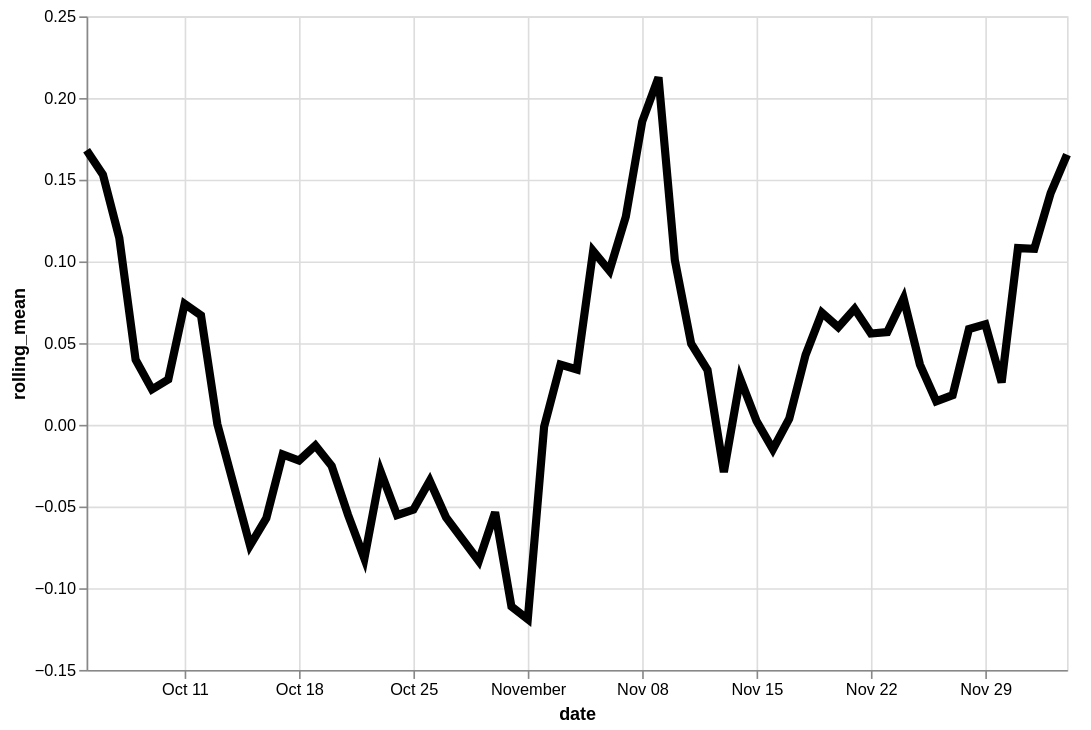

This figure's Vega-Lite source:
### Vega-Lite specification from a JSON file in a GitHub repository (floating-point values rounded to 4 significant figures)
{"config": {"view": {"continuousWidth": 400, "continuousHeight": 300}}, "data": {"name": "data-a7b85c5e48a7c9f526568fac05d822f5"}, "mark": {"type": "line", "color": "black", "size": 5}, "encoding": {"x": {"type": "temporal", "field": "date"}, "y": {"type": "quantitative", "field": "rolling_mean"}}, "height": 400, "transform": [{"window": [{"op": "mean", "field": "residual", "as": "rolling_mean"}], "frame": [-4, 3]}], "width": 600, "$schema": "https://vega.github.io/schema/vega-lite/v4.8.1.json", "datasets": {"data-a7b85c5e48a7c9f526568fac05d822f5": [{"date": "2020-10-05", "residual": -0.05465}, {"date": "2020-10-06", "residual": -0.2164}, {"date": "2020-10-07", "residual": 0.1165}, {"date": "2020-10-08", "residual": 0.8267}, {"date": "2020-10-09", "residual": 0.093}, {"date": "2020-10-10", "residual": -0.07884}, {"date": "2020-10-11", "residual": -0.4075}, {"date": "2020-10-12", "residual": -0.1054}, {"date": "2020-10-13", "residual": -0.005585}, {"date": "2020-10-15", "residual": 0.1536}, {"date": "2020-10-16", "residual": 0.06007}, {"date": "2020-10-17", "residual": 0.2949}, {"date": "2020-10-18", "residual": -0.502}, {"date": "2020-10-19", "residual": 0.05507}, {"date": "2020-10-20", "residual": -0.09599}, {"date": "2020-10-21", "residual": -0.1348}, {"date": "2020-10-22", "residual": 0.06843}, {"date": "2020-10-23", "residual": 0.05242}, {"date": "2020-10-24", "residual": -0.1786}, {"date": "2020-10-25", "residual": 0.08088}, {"date": "2020-10-26", "residual": -0.07721}, {"date": "2020-10-27", "residual": -0.1571}, {"date": "2020-10-29", "residual": -0.06946}, {"date": "2020-10-30", "residual": 0.006655}, {"date": "2020-10-31", "residual": -0.1111}, {"date": "2020-11-01", "residual": -0.1607}, {"date": "2020-11-02", "residual": 0.06014}, {"date": "2020-11-03", "residual": -0.381}, {"date": "2020-11-04", "residual": -0.1393}, {"date": "2020-11-05", "residual": 0.7858}, {"date": "2020-11-06", "residual": 0.2347}, {"date": "2020-11-07", "residual": -0.01691}, {"date": "2020-11-08", "residual": 0.4686}, {"date": "2020-11-09", "residual": -0.2577}, {"date": "2020-11-10", "residual": 0.3251}, {"date": "2020-11-11", "residual": 0.08387}, {"date": "2020-11-12", "residual": 0.0781}, {"date": "2020-11-13", "residual": -0.1091}, {"date": "2020-11-14", "residual": -0.1745}, {"date": "2020-11-15", "residual": -0.1461}, {"date": "2020-11-16", "residual": -0.03063}, {"date": "2020-11-17", "residual": 0.1994}, {"date": "2020-11-18", "residual": 0.1174}, {"date": "2020-11-19", "residual": -0.05431}, {"date": "2020-11-20", "residual": 0.2276}, {"date": "2020-11-21", "residual": 0.2033}, {"date": "2020-11-22", "residual": 0.03241}, {"date": "2020-11-23", "residual": -0.2169}, {"date": "2020-11-24", "residual": 0.05893}, {"date": "2020-11-25", "residual": 0.07835}, {"date": "2020-11-26", "residual": 0.1244}, {"date": "2020-11-27", "residual": 0.1109}, {"date": "2020-11-28", "residual": -0.09629}, {"date": "2020-11-29", "residual": 0.02376}, {"date": "2020-11-30", "residual": 0.06236}, {"date": "2020-12-01", "residual": 0.1068}, {"date": "2020-12-02", "residual": 0.08216}, {"date": "2020-12-03", "residual": -0.2064}, {"date": "2020-12-04", "residual": 0.7821}]}}
